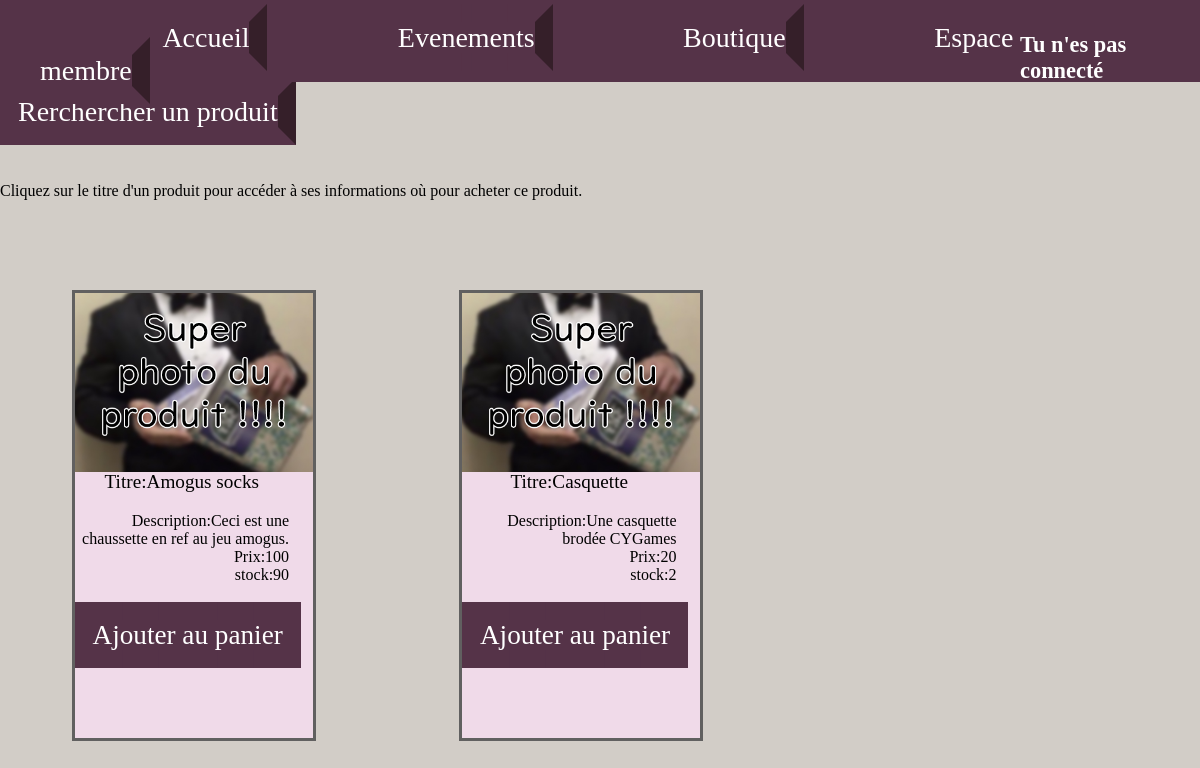
/Site/boutique/boutique.php, run on the app's committed database.
### tables this page shows
CREATE TABLE IF NOT EXISTS `produits` (
  `id` int(11) NOT NULL AUTO_INCREMENT,
  `titre` varchar(255) NOT NULL,
  `descriptio` varchar(255) NOT NULL,
  `prix` int(11) NOT NULL,
  `nbrachats` int(11) NOT NULL,
  `stock` int(11) NOT NULL,
  PRIMARY KEY (`id`)
);

### Site/boutique/boutique.php (the view, shortened to what this page needs)
<?php
    include '../includes/menunavigation.php';
    include '../includes/database.php';
?>
<a href="rechercheboutique.php"> Rerchercher un produit </a> <br/><br/><br/><br/>
Cliquez sur le titre d'un produit pour accéder à ses informations où pour acheter ce produit. <br/>
<link rel="stylesheet" href="../CSS/boutique.css" />
        <?php echo "<br/>";
    $q = $db -> query('SELECT * FROM produits ');
    while ($nice = $q -> fetch())
    {
        echo '<div id=boutique>';
        echo '<div id=div2>';
        ?><a href="pageproduit.php?titre=<?php echo $nice['titre']; ?>" style="font-size:120%; background-color:white; border:none; text-align:center; color:black" > <?php echo '<p id=titre> Titre:'.$nice['titre']." <p>  "; ?> </a> <?php
        echo 'Description:'.$nice['descriptio']."<br/>";
        echo 'Prix:'.$nice['prix']."<br/>";
        echo 'stock:'.$nice['stock']."<br/>";
        if ($nice['stock']!=0){ ?><br><br><a class=acheter href="panier.php?action=ajout&amp;titre=<?= $nice['titre']; ?>&amp;quantite=1&amp;prix=<?= $nice['prix']; ?>"> Ajouter au panier <br/> </a><?php }
        else{echo 'Stock épuisé';} ?>
        <?php
        echo '</div>';
        echo '</div>';
    }
?>

### Site/CSS/cssnavi.css (style rules this page uses)
a { text-decoration:none; color: white; background-color:rgb(85, 51, 72); border: dashed 18px rgb(85, 51, 72); border-right-color:rgb(53, 31, 41); transition-property: border-right-color; }
a { font-size: 28px; transition-property: font-size, border-right-color; transition-duration: 1s; }

### Site/CSS/boutique.css (style rules this page uses)
#boutique { display: inline-block; margin: 6%; width: 20%; height: 64%; border: rgb(97, 96, 96) 3px solid; text-align: end; background-image: url("../img/produit.jpg"); background-repeat: no-repeat; background-size: contain; background-color: rgb(240, 218, 233); }
#div2 { display: inline-table; margin-top: 75%; color: black; margin-right: 10%; }
a { color: white; }
#div2 a { font-size: 170%; border-right-color: rgb(85, 51, 72); }

### data on the page
produits: titre "Amogus socks", descriptio "Ceci est une chaussette en ref au jeu amogus.", prix "100", stock "90"
produits: titre "Casquette", descriptio "Une casquette brodée CYGames", prix "20", stock "2"
